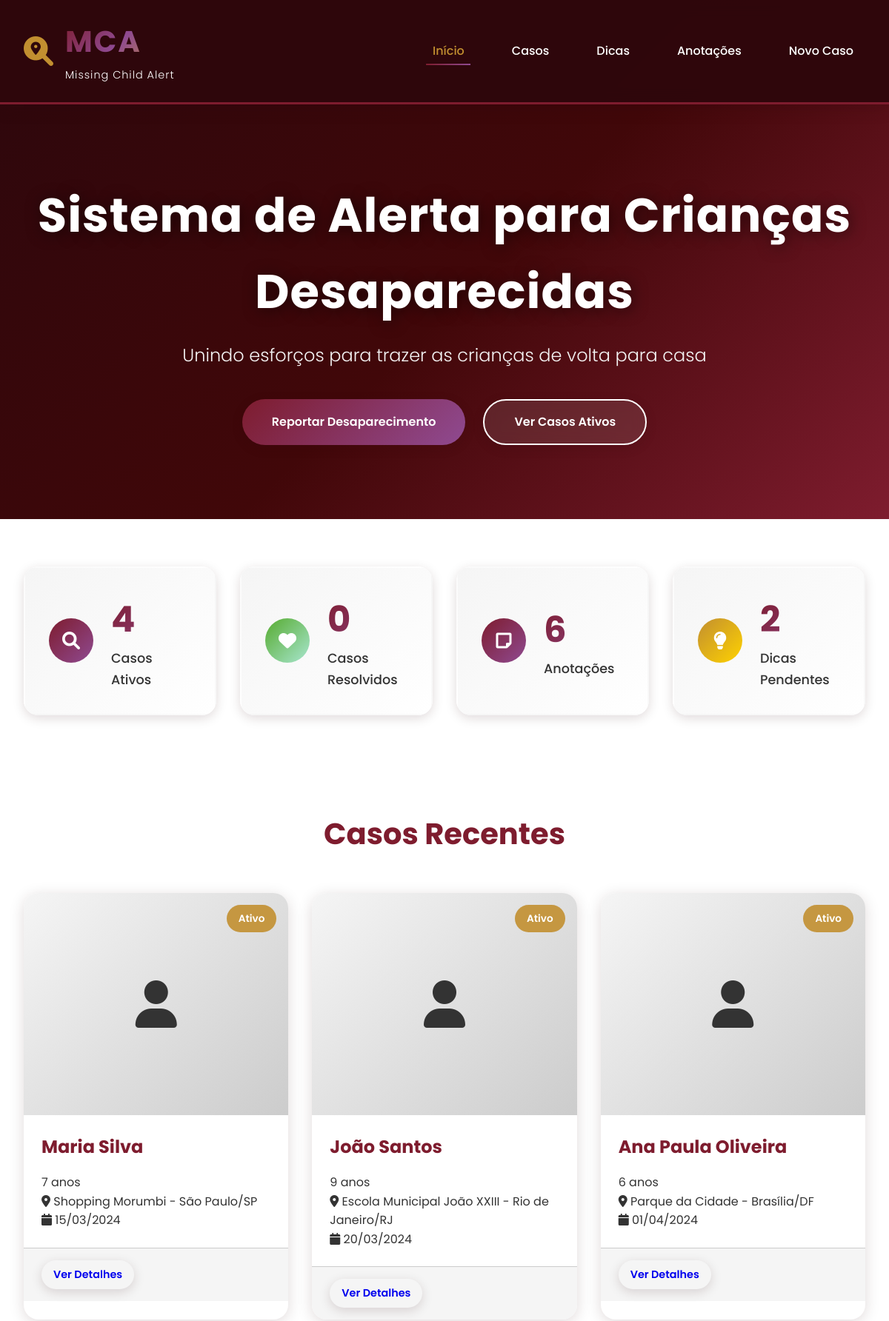
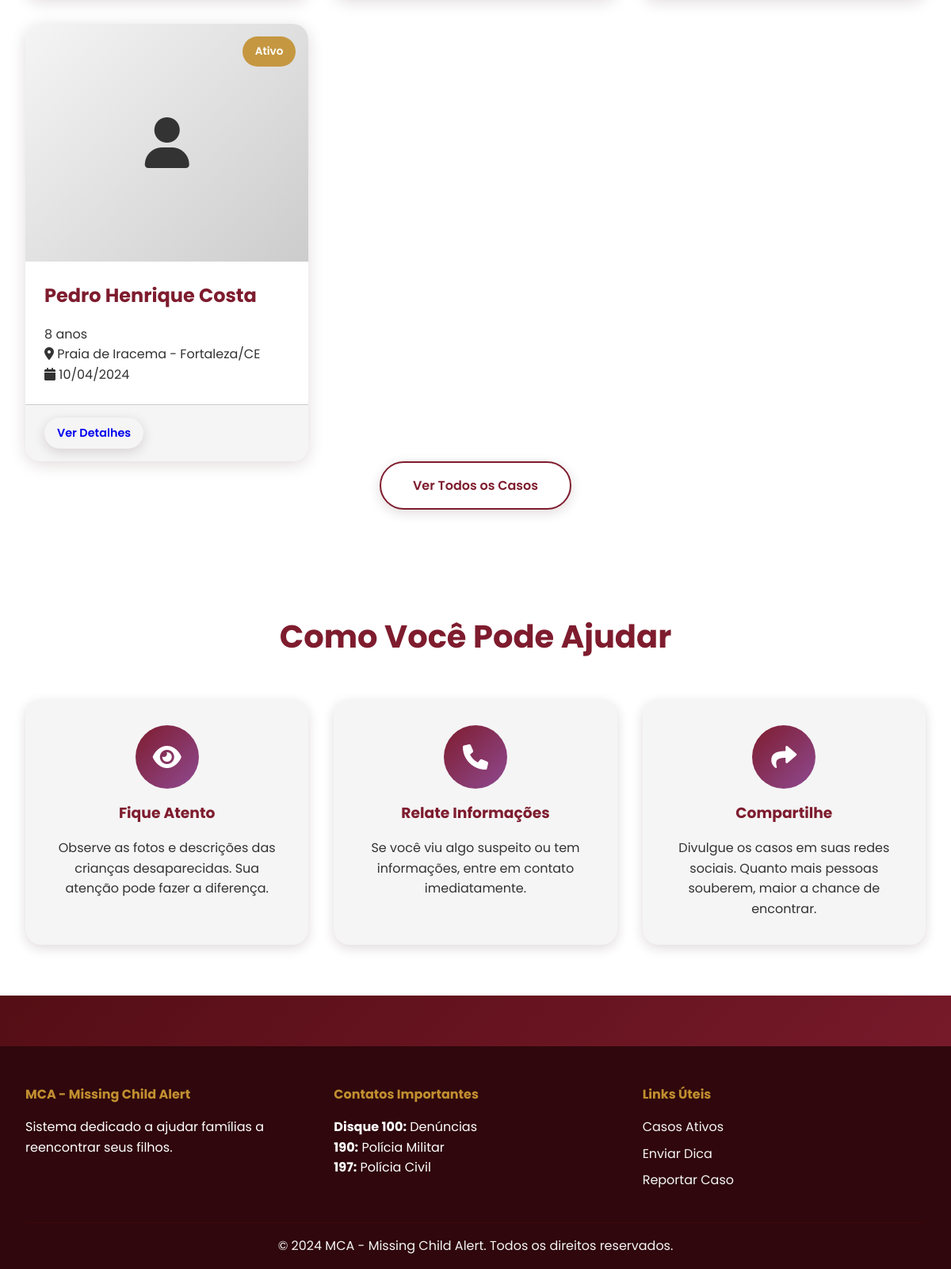
The page / on the database its author committed (2 pictures, top to bottom).
### tables this page shows
CREATE TABLE IF NOT EXISTS casos (
    id INT AUTO_INCREMENT PRIMARY KEY,
    nome_crianca VARCHAR(100) NOT NULL,
    idade INT,
    data_desaparecimento DATE,
    local_desaparecimento VARCHAR(200),
    descricao TEXT,
    foto VARCHAR(255),
    contato_responsavel VARCHAR(100),
    telefone VARCHAR(20),
    email VARCHAR(100),
    informacoes_adicionais TEXT,
    status ENUM('ativo', 'resolvido', 'investigando') DEFAULT 'ativo',
    data_criacao TIMESTAMP DEFAULT CURRENT_TIMESTAMP,
    data_atualizacao TIMESTAMP DEFAULT CURRENT_TIMESTAMP ON UPDATE CURRENT_TIMESTAMP
);

### index.php (the view, shortened to what this page needs)
<?php
try {
    $pdo = getDB();
    $stmt = $pdo->query("SELECT COUNT(*) as total FROM casos WHERE status = 'ativo'");
    $casosAtivos = $stmt->fetch()['total'];
    $stmt = $pdo->query("SELECT COUNT(*) as total FROM casos WHERE status = 'resolvido'");
    $casosResolvidos = $stmt->fetch()['total'];
    $stmt = $pdo->query("SELECT COUNT(*) as total FROM anotacoes");
    $totalAnotacoes = $stmt->fetch()['total'];
    $stmt = $pdo->query("SELECT COUNT(*) as total FROM dicas WHERE status = 'pendente'");
    $dicasPendentes = $stmt->fetch()['total'];
    $stmt = $pdo->query("SELECT * FROM casos ORDER BY data_criacao DESC LIMIT 4");
    $casosRecentes = $stmt->fetchAll();
} catch(Exception $e) {
    $casosAtivos = 0;
    $casosResolvidos = 0;
    $totalAnotacoes = 0;
    $dicasPendentes = 0;
    $casosRecentes = [];
    error_log("Erro ao buscar dados: " . $e->getMessage());
}
?>
<!DOCTYPE html>
<html lang="pt-BR">
<head>
    <link rel="stylesheet" href="css/styles.css">
    <link rel="stylesheet" href="https://cdnjs.cloudflare.com/ajax/libs/font-awesome/6.0.0/css/all.min.css">
</head>
<body>
    <header>
        <div class="container">
            <div class="logo">
                <i class="fas fa-search-location logo-icon"></i>
                <div>
                    <h1>MCA</h1>
                    <span>Missing Child Alert</span>
                </div>
            </div>
            <nav>
                <ul>
                    <li><a href="index.php" class="active">Início</a></li>
                    <li><a href="casos.php">Casos</a></li>
                    <li><a href="dicas.php">Dicas</a></li>
                    <li><a href="anotacoes.php">Anotações</a></li>
                    <li><a href="novo.php">Novo Caso</a></li>
                </ul>
            </nav>
        </div>
    </header>
    <section class="hero">
        <div class="container">
            <div class="hero-content">
                <h1>Sistema de Alerta para Crianças Desaparecidas</h1>
                <p>Unindo esforços para trazer as crianças de volta para casa</p>
                <div class="hero-actions">
                    <a href="novo.php" class="btn btn-primary">Reportar Desaparecimento</a>
                    <a href="casos.php" class="btn btn-secondary">Ver Casos Ativos</a>
                </div>
            </div>
        </div>
    </section>
    <section class="stats-section">
        <div class="container">
            <div class="stats-grid">
                <div class="stat-card">
                    <div class="stat-icon">
                        <i class="fas fa-search"></i>
                    </div>
                    <div class="stat-info">
                        <h3><?php echo $casosAtivos; ?></h3>
                        <p>Casos Ativos</p>
                    </div>
                </div>
                <div class="stat-card">
                    <div class="stat-icon success">
                        <i class="fas fa-heart"></i>
                    </div>
                    <div class="stat-info">
                        <h3><?php echo $casosResolvidos; ?></h3>
                        <p>Casos Resolvidos</p>
                    </div>
                </div>
                <div class="stat-card">
                    <div class="stat-icon">
                        <i class="fas fa-sticky-note"></i>
                    </div>
                    <div class="stat-info">
                        <h3><?php echo $totalAnotacoes; ?></h3>
                        <p>Anotações</p>
                    </div>
                </div>
                <div class="stat-card">
                    <div class="stat-icon warning">
                        <i class="fas fa-lightbulb"></i>
                    </div>
                    <div class="stat-info">
                        <h3><?php echo $dicasPendentes; ?></h3>
                        <p>Dicas Pendentes</p>
                    </div>
                </div>
            </div>
        </div>
    </section>
    <section class="recent-cases">
        <div class="container">
            <h2>Casos Recentes</h2>
            <div class="cases-grid">
                <?php foreach($casosRecentes as $caso): ?>
                <div class="case-card">
                    <div class="case-photo">
                        <?php if($caso['foto']): ?>
                            <img src="uploads/<?php echo htmlspecialchars($caso['foto']); ?>" alt="Foto de <?php echo htmlspecialchars($caso['nome_crianca']); ?>">
                        <?php else: ?>
                            <div class="no-photo">
                                <i class="fas fa-user"></i>
                            </div>
                        <?php endif; ?>
                    </div>
                    <div class="case-info">
                        <h3><?php echo htmlspecialchars($caso['nome_crianca']); ?></h3>
                        <p class="case-age"><?php echo $caso['idade']; ?> anos</p>
                        <p class="case-location">
                            <i class="fas fa-map-marker-alt"></i>
                            <?php echo htmlspecialchars($caso['local_desaparecimento']); ?>
                        </p>
                        <p class="case-date">
                            <i class="fas fa-calendar"></i>
                            <?php echo date('d/m/Y', strtotime($caso['data_desaparecimento'])); ?>
                        </p>
                        <div class="case-status status-<?php echo $caso['status']; ?>">
                            <?php echo ucfirst($caso['status']); ?>
                        </div>
                    </div>
                    <div class="case-actions">
                        <a href="caso.php?id=<?php echo $caso['id']; ?>" class="btn btn-sm">Ver Detalhes</a>
                    </div>
                </div>
                <?php endforeach; ?>
            </div>
            <div class="text-center">
                <a href="casos.php" class="btn btn-outline">Ver Todos os Casos</a>
            </div>
        </div>
    </section>
    <section class="help-section">
        <div class="container">
            <h2>Como Você Pode Ajudar</h2>
            <div class="help-grid">
                <div class="help-card">
                    <div class="help-icon">
                        <i class="fas fa-eye"></i>
                    </div>
                    <h3>Fique Atento</h3>
                    <p>Observe as fotos e descrições das crianças desaparecidas. Sua atenção pode fazer a diferença.</p>
                </div>
                <div class="help-card">
                    <div class="help-icon">
                        <i class="fas fa-phone"></i>
                    </div>
                    <h3>Relate Informações</h3>
                    <p>Se você viu algo suspeito ou tem informações, entre em contato imediatamente.</p>
                </div>
                <div class="help-card">
                    <div class="help-icon">
                        <i class="fas fa-share"></i>
                    </div>
                    <h3>Compartilhe</h3>
                    <p>Divulgue os casos em suas redes sociais. Quanto mais pessoas souberem, maior a chance de encontrar.</p>
                </div>
            </div>
        </div>
    </section>
    <footer class="footer">
        <div class="container">
            <div class="footer-content">
                <div class="footer-section">
                    <h4>MCA - Missing Child Alert</h4>
                    <p>Sistema dedicado a ajudar famílias a reencontrar seus filhos.</p>
                </div>
                <div class="footer-section">
                    <h4>Contatos Importantes</h4>
                    <p><strong>Disque 100:</strong> Denúncias</p>
                    <p><strong>190:</strong> Polícia Militar</p>
                    <p><strong>197:</strong> Polícia Civil</p>
                </div>
                <div class="footer-section">
                    <h4>Links Úteis</h4>
                    <ul>
                        <li><a href="casos.php">Casos Ativos</a></li>
                        <li><a href="dicas.php">Enviar Dica</a></li>
                        <li><a href="novo.php">Reportar Caso</a></li>
                    </ul>
                </div>
            </div>
            <div class="footer-bottom">
                <p>&copy; 2024 MCA - Missing Child Alert. Todos os direitos reservados.</p>
            </div>
        </div>
    </footer>
</body>
</html>

### rows shown on the page
casos: nome_crianca "Maria Silva", idade "7", local_desaparecimento "Shopping Morumbi - São Paulo/SP", data_desaparecimento "15/03/2024", status "Ativo"
casos: nome_crianca "João Santos", idade "9", local_desaparecimento "Escola Municipal João XXIII - Rio de Janeiro/RJ", data_desaparecimento "20/03/2024", status "Ativo"
casos: nome_crianca "Ana Paula Oliveira", idade "6", local_desaparecimento "Parque da Cidade - Brasília/DF", data_desaparecimento "01/04/2024", status "Ativo"
casos: nome_crianca "Pedro Henrique Costa", idade "8", local_desaparecimento "Praia de Iracema - Fortaleza/CE", data_desaparecimento "10/04/2024", status "Ativo"

### other values the page prints
$casosAtivos "4"
$casosResolvidos "0"
$totalAnotacoes "6"
$dicasPendentes "2"
